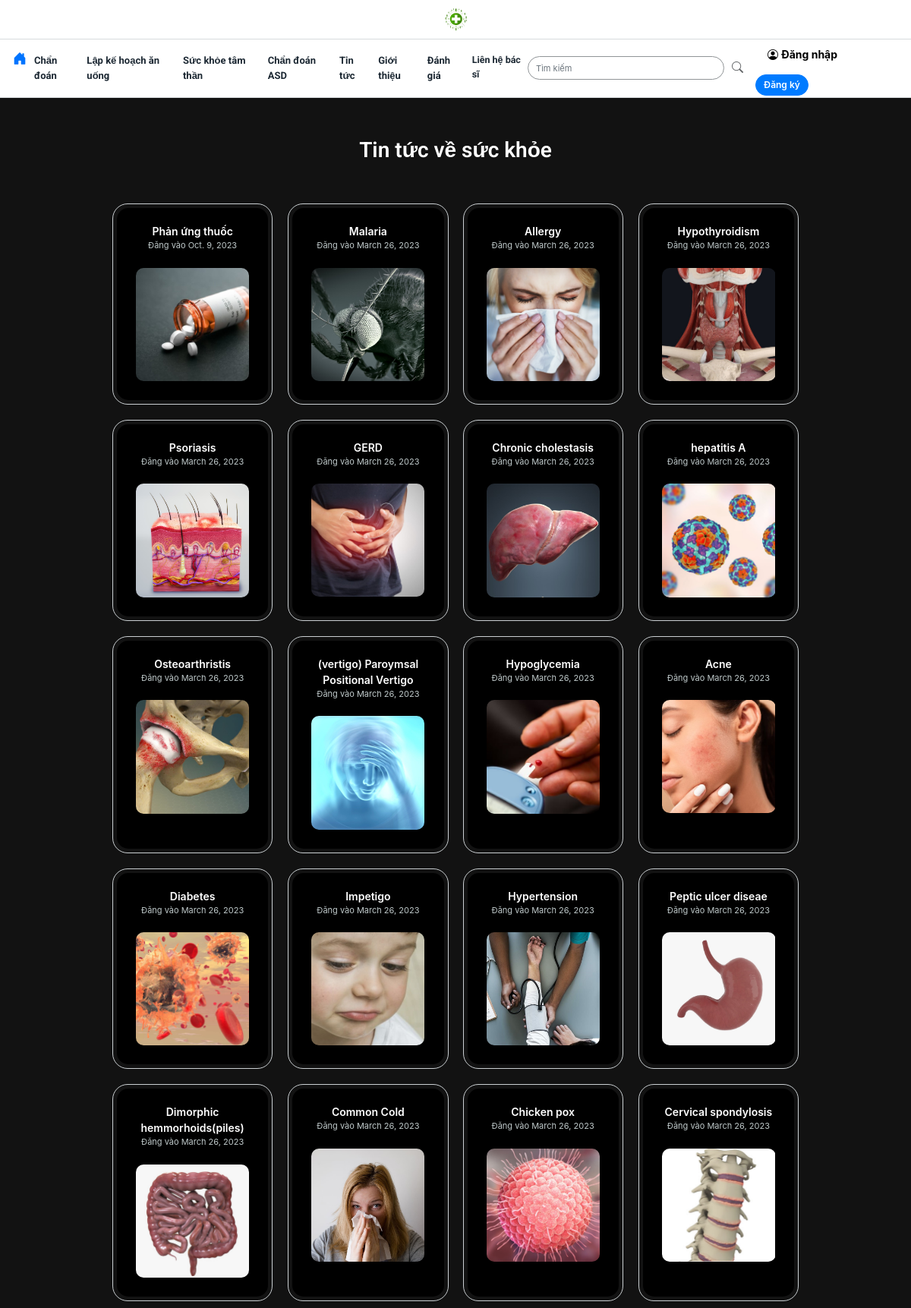
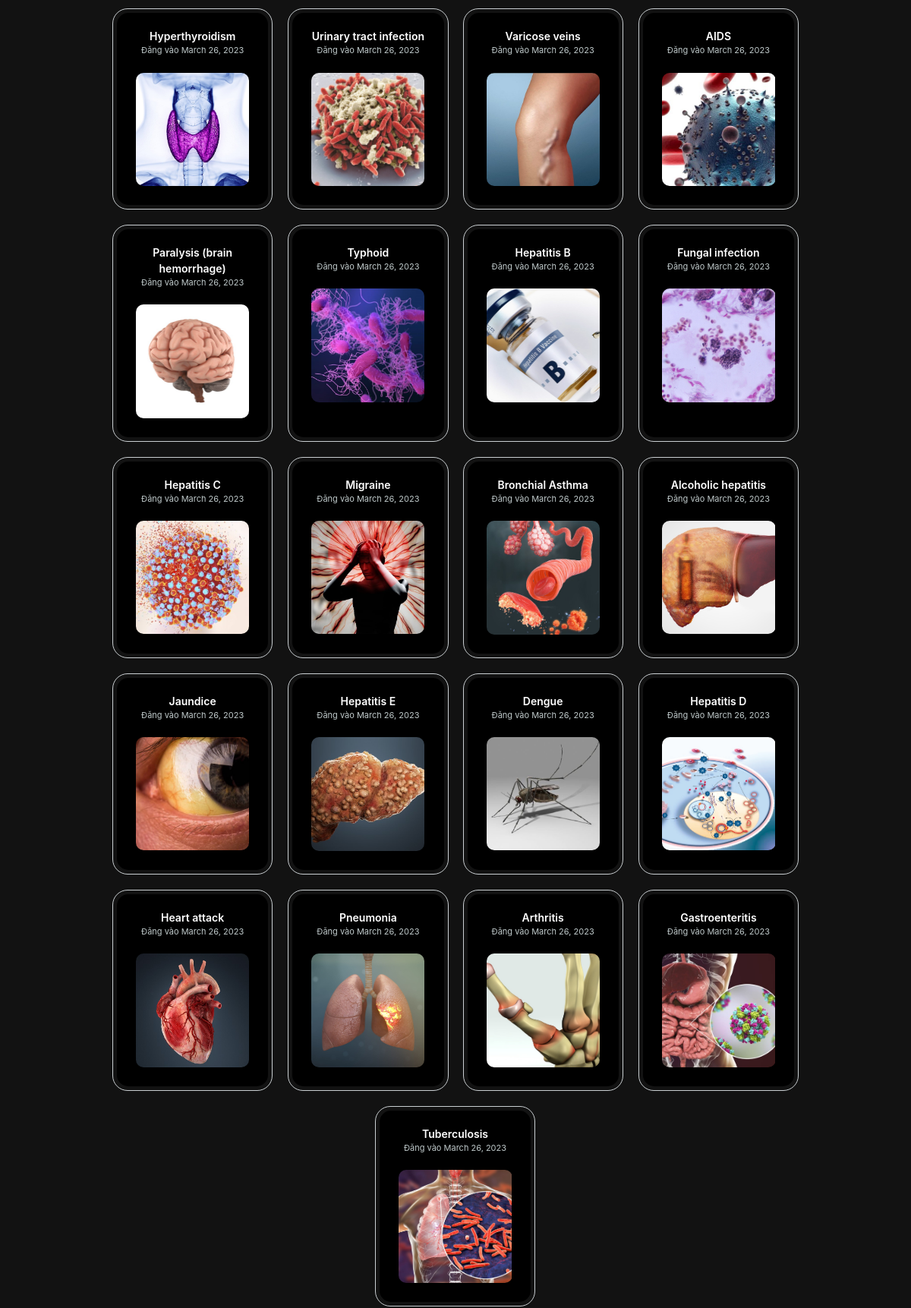
The app's page /article/ (upper part) with its own data (2 pictures, top to bottom).
### MAINAPP/models.py (models this page shows, shortened)
class Disease(models.Model):
	posted_on=models.DateField(blank=True,default=timezone.now)
	disease_name = models.CharField(max_length= 200)
	disease_caption=models.TextField(blank=True)
	disease_description=models.TextField(blank=True)
	disease_symptoms =models.TextField(blank=True)
	disease_precautions =models.TextField(blank=True)
	disease_medication =models.TextField(blank=True)
	disease_image = models.ImageField(null=True, blank=True , help_text="crop image as square before upload to get uniform size in the page")
	add_disease_to_home = models.BooleanField(default=False,null=True, blank=True ,help_text="Yes will enable to display it on home page")
	@property
	def disease_imageURL(self):
		try:
			url = self.disease_image.url
		except:
			url = ''
		return url

### MAINAPP/views.py (the view)
# urls.py: path('article/', views.article,name='article'),
def article(request):
	pages = Disease.objects.all()
	topics =reversed(Disease.objects.all().order_by('id'))
	context = {'pages':pages ,'topics':topics}
	return render(request, 'MAINAPP/article.html', context)

### templates/MAINAPP/article.html (shortened to what this page needs)
{%  extends 'MAINAPP/home.html' %}
{% load static %}
{% block content %}
<div class="articlebg"style="background-color:rgba(0,0,0,0.93);"  >
<div class="container bground1" >
<br><br>
<p  style="font-size:28px;font-weight:600;font-family: 'Roboto', sans-serif;text-align :center;margin:0px;color:white">Tin tức về sức khỏe</p>
<br>
  <div class="col-lg-10 col-md-12 col-sm-12  col-12" style="margin-left:auto;margin-right:auto;padding:15px;"data-aos="zoom-in">
    <div class="row">
        {% for page in pages %}
        <div class="col-lg-3 col-md-4 col-sm-6 col-12" style="margin-left:auto;margin-right:auto;display:flex;flex-wrap:wrap;padding:10px;">
          <div class=" flipcard" style="margin:0px;padding:5px;border-radius:20px;border:1px solid #CACFD2;">
             <div class="flipcard-wrap"  >
               <div class="card card-front" style="width:100%;background:black;border-radius:15px;">
                    <div class="card-body" style="padding:20px;">
                   <p style="text-align:center;font-size:14px;color:white;font-weight:600;margin:0px;">{{ page.disease_name}}</p>
                   <p style="text-align:center;font-size:11px;color:#BFC9CA;">Đăng vào {{ page.posted_on}}</p>
                   <img src="{{ page.disease_imageURL }}"  style="width:100%;padding:5px;border-radius:15px;" >
                   </div>
                </div>
                <div class="card card-back" style="background:black;">
                  <div class="card-body" style="padding:15px;">
                    <p style="text-align:center;font-size:11px;color:#BFC9CA;">{{ page.disease_caption}}</p>
                    <a class="btn btn-outline-primary"data-product="{{ page.id }}"  href="{% url 'read_article' page.id %}" style="border-radius:30px;border-width:2px;font-size:14px;margin:auto;font-weight:700;">Đọc </a>
                  </div>
              </div>
            </div>
          </div>
        </div>
        {% endfor %}
     </div>
  </div>
  <br><br>
</div>
</div>
{% endblock content %}

### templates/MAINAPP/home.html (shortened to what this page needs)
<!DOCTYPE html>
{% load static %}
<html lang="en" dir="ltr">
  <head>
    <link rel="stylesheet" href="https://cdn.jsdelivr.net/npm/bootstrap@4.6.0/dist/css/bootstrap.min.css">
<link rel="stylesheet" href="https://cdn.jsdelivr.net/npm/bootstrap-icons@1.5.0/font/bootstrap-icons.css">
<link rel="stylesheet" href="https://cdnjs.cloudflare.com/ajax/libs/font-awesome/4.7.0/css/font-awesome.min.css">
<link rel="stylesheet" type="text/css" href="{% static 'css/main.css' %}">
<link rel="stylesheet" href="https://unpkg.com/aos@next/dist/aos.css" />
  </head>
  <body onload="load()">
    <nav class="navbar  navbar-expand-lg navbar-light fixed-top navbackdrop" style="justify-content:center;background:rgba(255,255,255,0.8);border-bottom:1px solid #D7DBDD  ;margin-right:auto;margin-left:auto;">
      <img class=""src="{% static 'images/logo4.png'%}" alt="" style="width:35px;">
    </nav>
<nav class=" navbar  navbar-expand-lg navbar-light" style="padding:2px;background:white; margin-right:auto;margin-left:auto;padding:53px 15px 2px 15px;border-bottom:1px solid #D7DBDD  ;">
<div class="collapse navbar-collapse " id="navbarSupportedContent" >
  <ul class="navbar-nav" style="width:100%;">
    <li class="nav-item "><a class="nav-link navbttn" href="{% url 'home' %}" style="font-size: 18px;color:#0074FF;padding:2px;"><i class="bi bi-house-door-fill"></i> </a></li>
    <li class="nav-item "><a class="nav-link navbttn" href="{% url 'diagnosistools' %}" style="font-size: 13px;font-family: 'Roboto', sans-serif;color:#1C2833;"><b style="font-weight:700;">Chẩn đoán</b></a></li>
            <li class="nav-item "><a class="nav-link navbttn" href="{% url 'diet_plan' %}" style="font-size: 13px;font-family: 'Roboto', sans-serif;color:#1C2833;"><b style="font-weight:700;">Lập kế hoạch ăn uống</b></a></li>
    <li class="nav-item "><a class="nav-link navbttn" href="{% url 'mentalhealth' %}" style="font-size: 13px;font-family: 'Roboto', sans-serif;color:#1C2833;"><b style="font-weight:700;">Sức khỏe tâm thần</b></a></li>
    <li class="nav-item "><a class="nav-link navbttn" href="{% url 'ASDdiagnosis' %}" style="font-size: 13px;font-family: 'Roboto', sans-serif;color:#1C2833;"><b style="font-weight:700;">Chẩn đoán ASD</b></a></li>
        <li class="nav-item "><a class="nav-link navbttn" href="{% url 'article' %}" style="font-size: 13px;font-family: 'Roboto', sans-serif;color:#1C2833;"><b style="font-weight:700;">Tin tức</b></a></li>
    <li class="nav-item "><a class="nav-link navbttn" href="{% url 'about' %}" style="font-size: 13px;font-family: 'Roboto', sans-serif;color:#1C2833;"><b style="font-weight:700;">Giới thiệu</b></a></li>
    <li class="nav-item "><a class="nav-link navbttn" href="{% url 'rating' %}" style="font-size: 13px;font-family: 'Roboto', sans-serif;color:#1C2833;"><b style="font-weight:700;">Đánh giá</b></a></li>
    <li class="nav-item "><a class="nav-link navbttn" href="{% url 'healthcareexperts' %}" style="font-size: 12.5px;font-family: 'Roboto', sans-serif;color:#1C2833;"><b style="font-weight:700;">Liên hệ bác sĩ</b></a></li>
  </ul>
  <div style="margin-left:auto">
    <form class="form-inline"  method="get" action="/search">
    <div class="input-group" style="border-radius:50px;padding:0px;width:300px">
    <input class="form-control searchbar" type="search" name="query" id="query" placeholder="Tìm kiếm"
    style="background:transparent;border:0px;padding:10px;margin:0px;font-size:11px;border-radius:50px;border:1px solid #909497;color:black;">
    <span class="input-group-append">
    <button class="searchbutton" type="submit" style="border-radius:50px;border:0px;font-size: 15px;background:transparent;margin-right:10px;margin-left:5px;color:#626567;"><i class="bi bi-search"></i></button>
    </span>
      </div>
    </form>
  </div>
</div>
<div style="margin-left:auto;">
  {% if user.is_authenticated %}
<a class=" navbttn" href="{% url 'accounts' %}" style="font-size: 13px;color:#1C2833;text-decoration:none;"><b style="font-weight:700;"><i class="bi bi-person-circle"></i> Tài khoản &nbsp</b></a>
<a class="btn btn-outline-primary" href="{% url 'logout' %}"style="border-radius:30px;border-width:1px;font-size:14px;margin:auto;font-weight:600;padding:4px 8px 4px 8px">Đăng xuất</a>
      {% else %}
      <label class="nav-item "><a class="nav-link navbttn" href="{% url 'user_login' %}" style="font-size: 14px;color:black;"><i class="bi bi-person-circle"></i> <b  style="font-weight:700;">Đăng nhập </b></a></label>
      <a class="btn btn-primary" href="{% url 'register' %}" style="border-radius:30px;font-size:12px;margin:auto;margin-right:10px;font-weight:600;padding:4px 10px 4px 10px;">Đăng ký</a>
      {% endif %}
</div>
</nav>
  {% block content %}{% endblock content %}
  </body>
</html>

### static/css/main.css (style rules this page uses)
.bground1,.loginwindow { animation: fadeInAnimation ease 4s; animation-iteration-count: 1; animation-fill-mode: backwards; }
.flipcard .card-back { border-radius:5px; border:0px; }
.flipcard { perspective: 1000px; margin-bottom: 1.5rem; }
.flipcard .flipcard-wrap { position: relative; width: 100%; height:100%; text-align: center; transition: transform 0.5s; transform-style: preserve-3d; }
.flipcard .card-front, .flipcard .card-back { display:flex; flex-wrap:wrap; width: 100%; height:100%; position: relative; backface-visibility: hidden; transition: all .3s; border-radius:15px; }
.flipcard .card-front { z-index: 2; border:0px; padding:0px; background:transparent; }
.flipcard .card-front::after { content: ""; display: block; width: 0; position: absolute; bottom: -1px; right: -1px; }
.flipcard .card-back { position: absolute; top: 0; z-index: 1; transform: rotateY(180deg); overflow-y: auto; background:#030C19 ; border-top:0.5px solid rgba(255,255,255,0.1); border-left:0.5px solid rgba(255,255,255,0.1); }
.articlebg { background-size:contain; background-attachment:scroll; background-repeat: no-repeat; width:100%; }

### templates/MAINAPP/home.html (style rules this page uses)
.navbackdrop { backdrop-filter:blur(8px); }

### records on screen
Disease: disease_name "Phản ứng thuốc", posted_on "Oct. 9, 2023", disease_imageURL (picture)
Disease: disease_name "Malaria", posted_on "March 26, 2023", disease_imageURL (picture), {{ page.id }} 2 (drawn)
Disease: disease_name "Allergy", posted_on "March 26, 2023", disease_imageURL (picture)
Disease: disease_name "Hypothyroidism", posted_on "March 26, 2023", disease_imageURL (picture)
Disease: disease_name "Psoriasis", posted_on "March 26, 2023", disease_imageURL (picture)
Disease: disease_name "GERD", posted_on "March 26, 2023", disease_imageURL (picture)
Disease: disease_name "Chronic cholestasis", posted_on "March 26, 2023", disease_imageURL (picture)
Disease: disease_name "hepatitis A", posted_on "March 26, 2023", disease_imageURL (picture)
Disease: disease_name "Osteoarthristis", posted_on "March 26, 2023", disease_imageURL (picture)
Disease: disease_name "(vertigo) Paroymsal Positional Vertigo", posted_on "March 26, 2023", disease_imageURL (picture)
Disease: disease_name "Hypoglycemia", posted_on "March 26, 2023", disease_imageURL (picture)
Disease: disease_name "Acne", posted_on "March 26, 2023", disease_imageURL (picture)
Disease: disease_name "Diabetes", posted_on "March 26, 2023", disease_imageURL (picture)
Disease: disease_name "Impetigo", posted_on "March 26, 2023", disease_imageURL (picture)
Disease: disease_name "Hypertension", posted_on "March 26, 2023", disease_imageURL (picture)
Disease: disease_name "Peptic ulcer diseae", posted_on "March 26, 2023", disease_imageURL (picture)
Disease: disease_name "Dimorphic hemmorhoids(piles)", posted_on "March 26, 2023", disease_imageURL (picture)
Disease: disease_name "Common Cold", posted_on "March 26, 2023", disease_imageURL (picture)
Disease: disease_name "Chicken pox", posted_on "March 26, 2023", disease_imageURL (picture)
Disease: disease_name "Cervical spondylosis", posted_on "March 26, 2023", disease_imageURL (picture)
Disease: disease_name "Hyperthyroidism", posted_on "March 26, 2023", disease_imageURL (picture)
Disease: disease_name "Urinary tract infection", posted_on "March 26, 2023", disease_imageURL (picture)
Disease: disease_name "Varicose veins", posted_on "March 26, 2023", disease_imageURL (picture)
Disease: disease_name "AIDS", posted_on "March 26, 2023", disease_imageURL (picture)
Disease: disease_name "Paralysis (brain hemorrhage)", posted_on "March 26, 2023", disease_imageURL (picture)
Disease: disease_name "Typhoid", posted_on "March 26, 2023", disease_imageURL (picture)
Disease: disease_name "Hepatitis B", posted_on "March 26, 2023", disease_imageURL (picture)
Disease: disease_name "Fungal infection", posted_on "March 26, 2023", disease_imageURL (picture)
Disease: disease_name "Hepatitis C", posted_on "March 26, 2023", disease_imageURL (picture)
Disease: disease_name "Migraine", posted_on "March 26, 2023", disease_imageURL (picture)
Disease: disease_name "Bronchial Asthma", posted_on "March 26, 2023", disease_imageURL (picture)
Disease: disease_name "Alcoholic hepatitis", posted_on "March 26, 2023", disease_imageURL (picture)
Disease: disease_name "Jaundice", posted_on "March 26, 2023", disease_imageURL (picture)
Disease: disease_name "Hepatitis E", posted_on "March 26, 2023", disease_imageURL (picture)
Disease: disease_name "Dengue", posted_on "March 26, 2023", disease_imageURL (picture)
Disease: disease_name "Hepatitis D", posted_on "March 26, 2023", disease_imageURL (picture)
Disease: disease_name "Heart attack", posted_on "March 26, 2023", disease_imageURL (picture)
Disease: disease_name "Pneumonia", posted_on "March 26, 2023", disease_imageURL (picture)
Disease: disease_name "Arthritis", posted_on "March 26, 2023", disease_imageURL (picture)
Disease: disease_name "Gastroenteritis", posted_on "March 26, 2023", disease_imageURL (picture)
Disease: disease_name "Tuberculosis", posted_on "March 26, 2023", disease_imageURL (picture)
